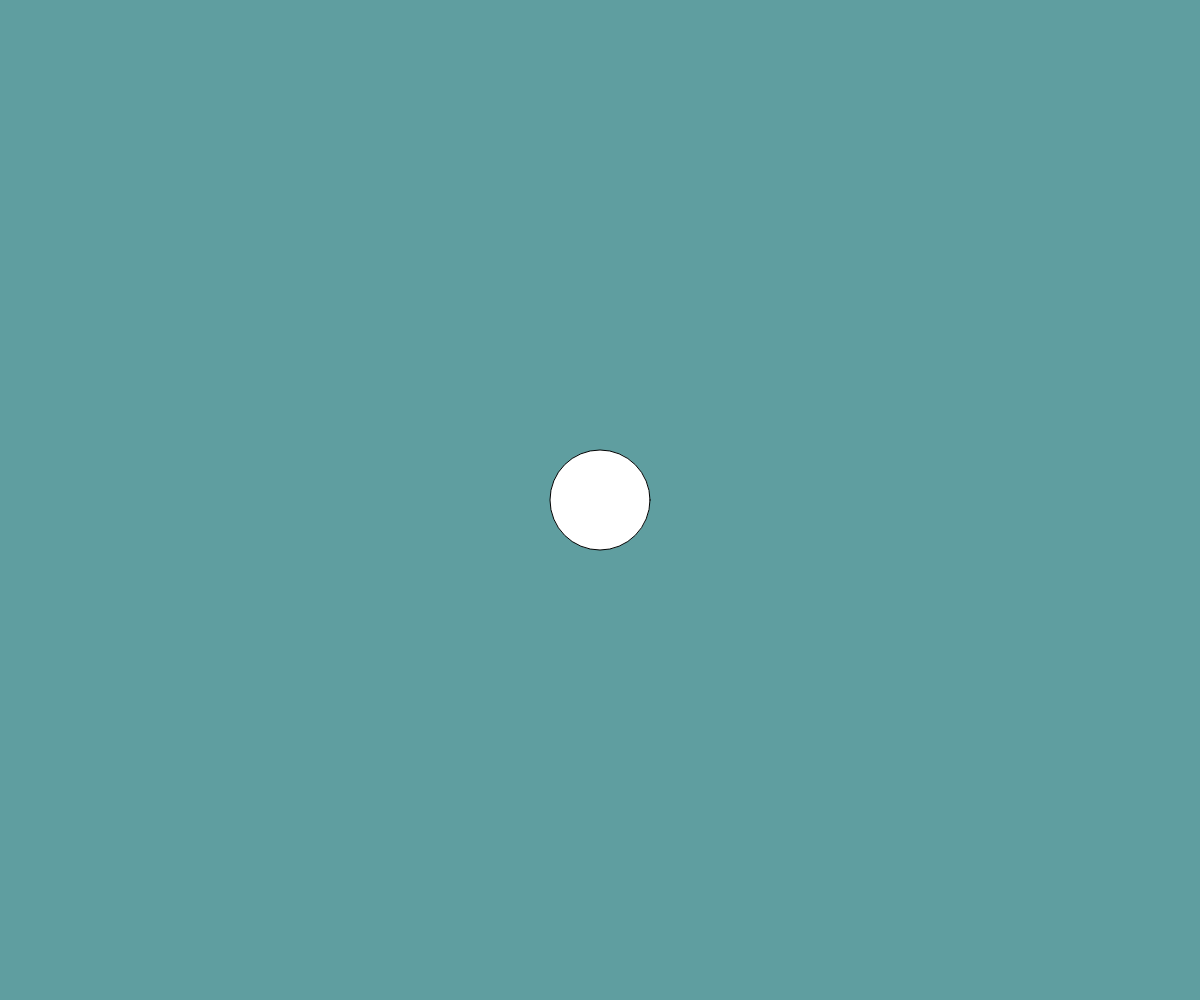
Frame 1 (no input)
Frame 60 (no input): identical to frame 1, image omitted
Frame 120 (the mouse pressed at the canvas centre since frame 60): identical to frame 1, image omitted

The p5.js sketch that drew this single still picture (run headless with seeded random() and noise() and a simulated clock; from frame 60 on, the mouse is pressed at the canvas centre):

// p5.js sketch
// ── sketch.js
//This is a starter kit for p5 projects

function setup(){
  createCanvas(windowWidth,windowHeight);
}

function draw(){
  background("cadetblue");

  ellipse(windowWidth/2,windowHeight/2,100,100);
}
